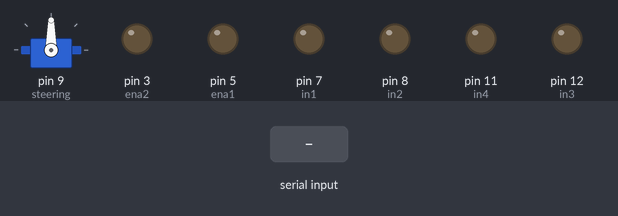
Bench run of a sketch on a simulated Arduino Uno, built with avr-gcc and run on an emulated ATmega328P. Shown: servo, output pins drawn as LEDs (lit = HIGH). The test bench sets the inputs (shaded band).

Above: at 1.2 s.
1.3 s: "F" received over Serial
At 1.7 s:
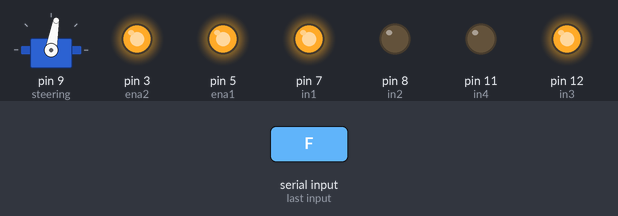
2.8 s: "B" received over Serial
At 4.0 s:
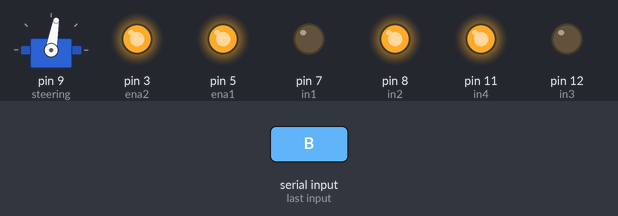
4.3 s: "L" received over Serial
At 5.2 s:
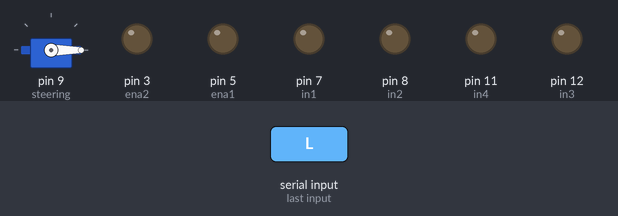
5.8 s: "R" received over Serial
At 6.3 s:
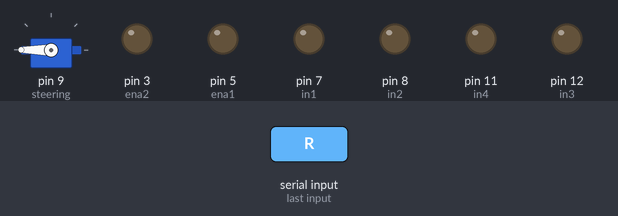
7.3 s: "G" received over Serial
At 8.5 s:
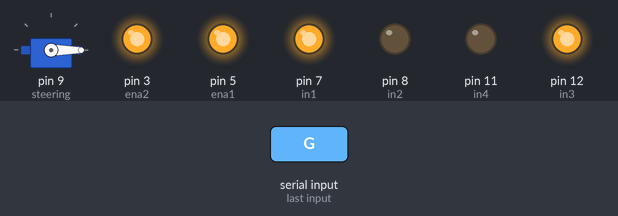
8.8 s: "I" received over Serial
At 9.8 s:
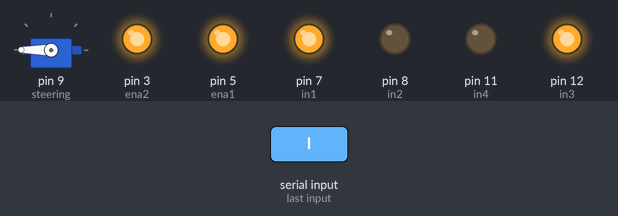
Timing chart, 0 to 11.3 s (numbered marks = the images above; inputs shaded):
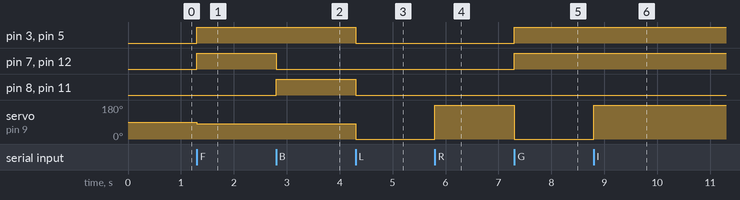

Measured:
- after the input at 1.3 s, pin 3 (ena2), pin 5 (ena1), pin 7 (in1), pin 12 (in3): LOW → HIGH at once; servo on pin 9 (steering): 90° → 80° at once
- after the input at 2.8 s, pin 7 (in1), pin 12 (in3): HIGH → LOW at once; pin 8 (in2), pin 11 (in4): LOW → HIGH at once
- after the input at 4.3 s, pin 3 (ena2), pin 5 (ena1), pin 8 (in2), pin 11 (in4): HIGH → LOW at once; servo on pin 9 (steering): 80° → 0° at once
- after the input at 5.8 s, servo on pin 9 (steering): 0° → 180° at once
- after the input at 7.3 s, pin 3 (ena2), pin 5 (ena1), pin 7 (in1), pin 12 (in3): LOW → HIGH at once; servo on pin 9 (steering): 180° → 0° at once
- after the input at 8.8 s, servo on pin 9 (steering): 0° → 180° at once

The sketch:

Arduino-Main.ino
```cpp
int ena1 = 5;
int in1 = 7;
int in2 = 8;
int ena2 = 3;
int in3 = 12;
int in4 = 11;
int pos = 0;
char bt = 0;


#include <Servo.h>

Servo steering;

void setup()
{
  steering.attach(9);
  Serial.begin(9600);
  pinMode(ena1, OUTPUT);
  pinMode(in1, OUTPUT);
  pinMode(in2, OUTPUT);
  pinMode(ena2, OUTPUT);
  pinMode(in3, OUTPUT);
  pinMode(in4,OUTPUT);
}
void loop()
{
 if (Serial.available() > 0)
 {
  bt = Serial.read();
  if(bt == 'F')
  {
    digitalWrite(in1, HIGH);
    digitalWrite(in2, LOW);
    digitalWrite(ena1, 255);
    digitalWrite(in3, HIGH);
    digitalWrite(in4, LOW);
    digitalWrite(ena2, 255);
    steering.write(80);
  }
  else if (bt == 'B')
  {
    digitalWrite(in4, HIGH);
    digitalWrite(in3, LOW);
    digitalWrite(ena2, 255);
    digitalWrite(in2, HIGH);
    digitalWrite(in1, LOW);
    digitalWrite(ena1, 255);
    steering.write(80);
  }
  else if (bt == 'L')
  {
       digitalWrite(in1,LOW);
   digitalWrite(in2,LOW);
   digitalWrite(ena1, 0);
    digitalWrite(in3, LOW);
    digitalWrite(in4, LOW);
    digitalWrite(ena2, 0);
    steering.write(0);
    delay(10);
  }
  else if (bt == 'R')
  {
       digitalWrite(in1,LOW);
   digitalWrite(in2,LOW);
   digitalWrite(ena1, 0);
    digitalWrite(in3, LOW);
    digitalWrite(in4, LOW);
    digitalWrite(ena2, 0);
    steering.write(180);
    delay(15);
  }
  else if (bt == 'G')
  {
        digitalWrite(in1, HIGH);
    digitalWrite(in2, LOW);
    digitalWrite(ena1, 255);
    digitalWrite(in3, HIGH);
    digitalWrite(in4, LOW);
    digitalWrite(ena2, 255);
    steering.write(0);
  }
  else if (bt == 'I')
  {
        digitalWrite(in1, HIGH);
    digitalWrite(in2, LOW);
    digitalWrite(ena1, 255);
    digitalWrite(in3, HIGH);
    digitalWrite(in4, LOW);
    digitalWrite(ena2, 255);
    steering.write(180);
  }
  else if (bt == 'H')
  {
        digitalWrite(in1, LOW);
    digitalWrite(in2, HIGH);
    digitalWrite(ena1, 255);
    digitalWrite(in3, LOW);
    digitalWrite(in4, HIGH);
    digitalWrite(ena2, 255);
    steering.write(0);
  }
  else if (bt == 'J')
 {
       digitalWrite(in1, LOW);
    digitalWrite(in2, HIGH);
    digitalWrite(ena1, 255);
    digitalWrite(in3, LOW);
    digitalWrite(in4, HIGH);
    digitalWrite(ena2, 255);
    steering.write(180);
 }
   else if (bt == 'S')     //stop!!
 {
   digitalWrite(in1,LOW);
   digitalWrite(in2,LOW);
   digitalWrite(ena1, 0);
    digitalWrite(in3, LOW);
    digitalWrite(in4, LOW);
    digitalWrite(ena2, 0);
    steering.write(80);
 }

  }
}
/*---------------- E N  D ------------------------------------------------------*/
```
